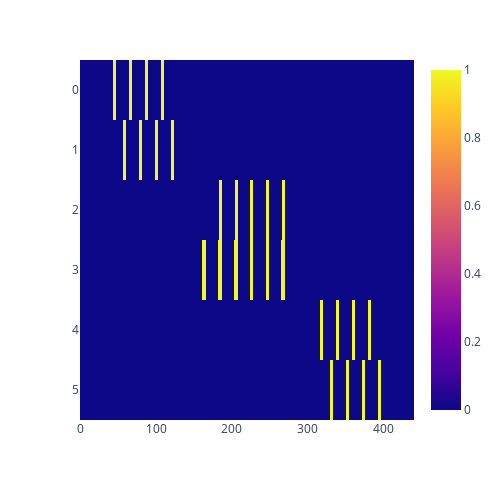

Write notebook code for a chart like this one.
### Code cell
fig = px.imshow(SM,
            width=500,
            height=500,
            aspect='auto')
fig.update_layout(
    autosize=False
)
fig.show()

### Figure 1 — Plotly figure (JSON) as saved in the notebook; plotly's stock layout.template omitted (floating-point values rounded to 4 significant figures; data arrays with more than 128 entries replaced by an {"elided": "..."} marker saying what was removed)
{"data": [{"coloraxis": "coloraxis", "hovertemplate": "x: %{x}<br>y: %{y}<br>color: %{z}<extra></extra>", "name": "0", "type": "heatmap", "x": {"elided": "441 int values"}, "xaxis": "x", "y": [0, 1, 2, 3, 4, 5], "yaxis": "y", "z": {"elided": "6x441 int values"}}], "layout": {"autosize": false, "coloraxis": {"colorscale": [[0, "#0d0887"], [0.1111, "#46039f"], [0.2222, "#7201a8"], [0.3333, "#9c179e"], [0.4444, "#bd3786"], [0.5556, "#d8576b"], [0.6667, "#ed7953"], [0.7778, "#fb9f3a"], [0.8889, "#fdca26"], [1, "#f0f921"]]}, "height": 500, "margin": {"t": 60}, "width": 500, "xaxis": {"anchor": "y", "domain": [0, 1]}, "yaxis": {"anchor": "x", "autorange": "reversed", "domain": [0, 1]}}}
